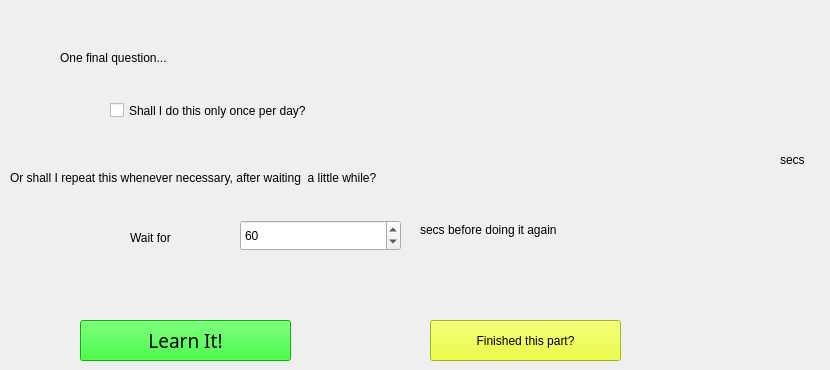
    <widget class="QWidget" name="tab_18">
     <attribute name="title">
      <string>Repeat</string>
     </attribute>
     <widget class="QLabel" name="label_24">
      <property name="geometry">
       <rect>
        <x>780</x>
        <y>150</y>
        <width>41</width>
        <height>20</height>
       </rect>
      </property>
      <property name="text">
       <string>secs</string>
      </property>
     </widget>
     <widget class="QSpinBox" name="resetSpinBox">
      <property name="geometry">
       <rect>
        <x>240</x>
        <y>220</y>
        <width>161</width>
        <height>31</height>
       </rect>
      </property>
      <property name="maximum">
       <number>1000000</number>
      </property>
      <property name="value">
       <number>60</number>
      </property>
     </widget>
     <widget class="QCheckBox" name="alwaysCheckBox">
      <property name="geometry">
       <rect>
        <x>110</x>
        <y>100</y>
        <width>361</width>
        <height>21</height>
       </rect>
      </property>
      <property name="text">
       <string>Shall I do this only once per day?</string>
      </property>
     </widget>
     <widget class="QLabel" name="label_19">
      <property name="geometry">
       <rect>
        <x>60</x>
        <y>50</y>
        <width>401</width>
        <height>16</height>
       </rect>
      </property>
      <property name="text">
       <string>One final question...</string>
      </property>
     </widget>
     <widget class="QLabel" name="label_25">
      <property name="geometry">
       <rect>
        <x>10</x>
        <y>170</y>
        <width>661</width>
        <height>16</height>
       </rect>
      </property>
      <property name="text">
       <string>Or shall I repeat this whenever necessary, after waiting  a little while?</string>
      </property>
     </widget>
     <widget class="QLabel" name="label_26">
      <property name="geometry">
       <rect>
        <x>130</x>
        <y>230</y>
        <width>91</width>
        <height>16</height>
       </rect>
      </property>
      <property name="text">
       <string>Wait for</string>
      </property>
     </widget>
     <widget class="QLabel" name="label_27">
      <property name="geometry">
       <rect>
        <x>420</x>
        <y>220</y>
        <width>251</width>
        <height>20</height>
       </rect>
      </property>
      <property name="text">
       <string>secs before doing it again</string>
      </property>
     </widget>
     <widget class="QPushButton" name="repeatFinishedPushButton">
      <property name="geometry">
       <rect>
        <x>430</x>
        <y>320</y>
        <width>191</width>
        <height>41</height>
       </rect>
      </property>
      <property name="styleSheet">
       <string notr="true">background-color: rgb(231, 255, 11);
color: rgb(0, 0, 0);</string>
      </property>
      <property name="text">
       <string>Finished this part?</string>
      </property>
      <property name="checkable">
       <bool>true</bool>
      </property>
     </widget>
     <widget class="QPushButton" name="repeatLearnItPushButton">
      <property name="geometry">
       <rect>
        <x>80</x>
        <y>320</y>
        <width>211</width>
        <height>41</height>
       </rect>
      </property>
      <property name="font">
       <font>
        <family>Sans Serif</family>
        <pointsize>14</pointsize>
        <weight>50</weight>
        <italic>false</italic>
        <bold>false</bold>
       </font>
      </property>
      <property name="styleSheet">
       <string notr="true">background-color: rgb(0, 255, 0);
color: rgb(0, 0, 0);</string>
      </property>
      <property name="text">
       <string>Learn It!</string>
      </property>
     </widget>
    </widget>
